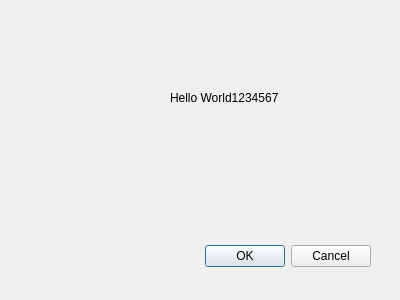
<?xml version="1.0" encoding="UTF-8"?>
<ui version="4.0">
 <class>TestPlugin</class>
 <widget class="QDialog" name="TestPlugin">
  <property name="geometry">
   <rect>
    <x>0</x>
    <y>0</y>
    <width>400</width>
    <height>300</height>
   </rect>
  </property>
  <property name="windowTitle">
   <string>TestPlugin</string>
  </property>
  <widget class="QDialogButtonBox" name="buttonBox">
   <property name="geometry">
    <rect>
     <x>30</x>
     <y>240</y>
     <width>341</width>
     <height>32</height>
    </rect>
   </property>
   <property name="orientation">
    <enum>Qt::Horizontal</enum>
   </property>
   <property name="standardButtons">
    <set>QDialogButtonBox::Cancel|QDialogButtonBox::Ok</set>
   </property>
  </widget>
  <widget class="QLabel" name="label">
   <property name="geometry">
    <rect>
     <x>170</x>
     <y>90</y>
     <width>171</width>
     <height>16</height>
    </rect>
   </property>
   <property name="text">
    <string>Hello World1234567</string>
   </property>
  </widget>
 </widget>
 <resources/>
 <connections>
  <connection>
   <sender>buttonBox</sender>
   <signal>accepted()</signal>
   <receiver>TestPlugin</receiver>
   <slot>accept()</slot>
   <hints>
    <hint type="sourcelabel">
     <x>248</x>
     <y>254</y>
    </hint>
    <hint type="destinationlabel">
     <x>157</x>
     <y>274</y>
    </hint>
   </hints>
  </connection>
  <connection>
   <sender>buttonBox</sender>
   <signal>rejected()</signal>
   <receiver>TestPlugin</receiver>
   <slot>reject()</slot>
   <hints>
    <hint type="sourcelabel">
     <x>316</x>
     <y>260</y>
    </hint>
    <hint type="destinationlabel">
     <x>286</x>
     <y>274</y>
    </hint>
   </hints>
  </connection>
 </connections>
</ui>
